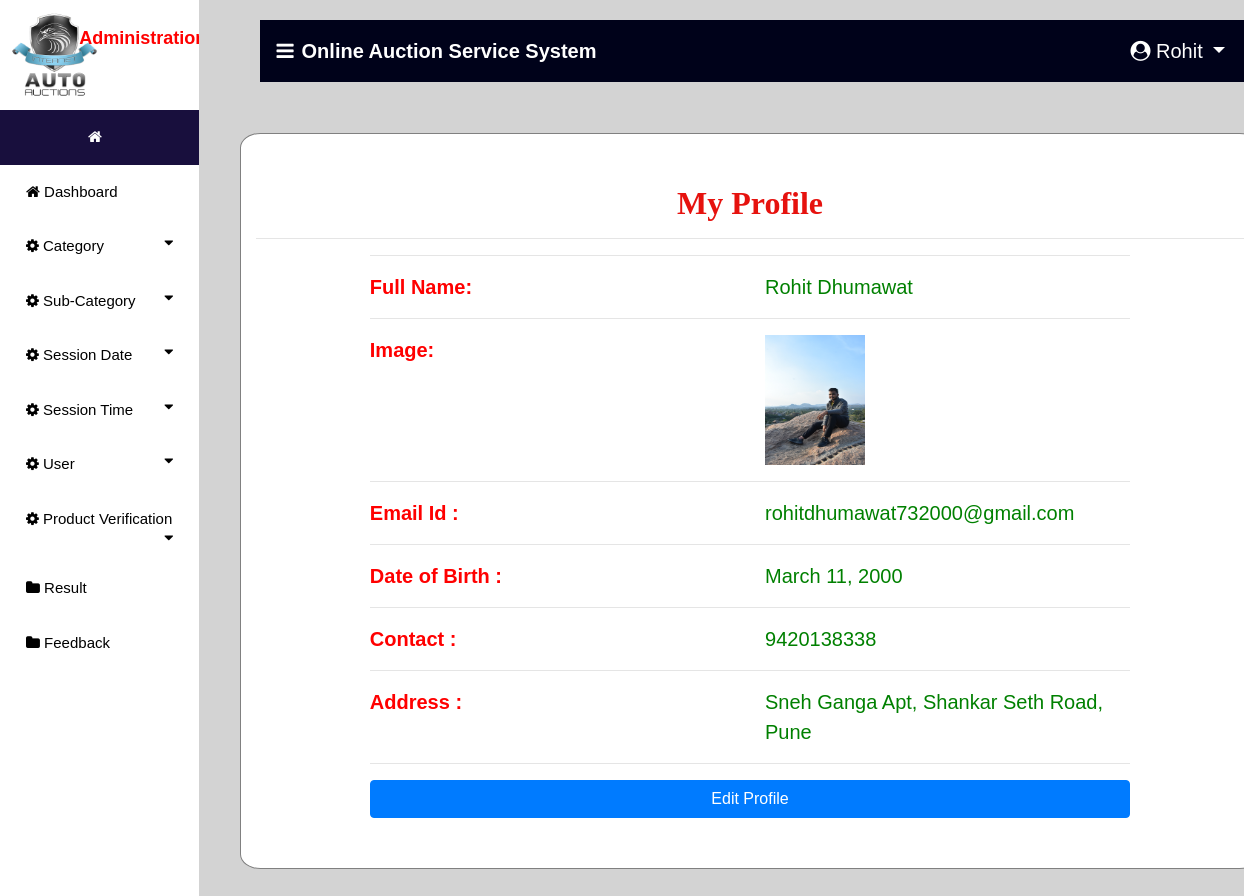
The app's page /profile (signed in) with its own data.
### auction/models.py (models this page shows, shortened)
class Auction_User(models.Model):
    user = models.ForeignKey(User,on_delete=models.CASCADE,null=True)
    dob = models.DateField(null=True)
    address = models.CharField(max_length=100,null=True)
    contact = models.CharField(max_length=10,null=True)
    image = models.FileField(null=True)
    membership = models.ForeignKey(Member_fee,on_delete=models.CASCADE,null=True)

### auction/views.py (the view)
# urls.py: path('profile', profile, name='profile'),
def profile(request):
    if not request.user.is_authenticated:
        return redirect('login_user')
    sign = 0
    user = User.objects.get(username=request.user.username)
    error = ""
    try:
        sign = Bidder.objects.get(user=user)
        if sign:
            error = "pat"
    except:
        sign = Auction_User.objects.get(user=user)
    if sign.membership.fee == "Unpaid":
        return redirect('Member_Payment_mode')
    user = User.objects.get(id=request.user.id)
    u=""
    try:
        pro = Bidder.objects.get(user=user)
        u = "member"
    except:
        pro = Auction_User.objects.get(user=user)
        u = "trainer"
    d = {'pro':pro,'error':error,"u":u,'data':sign}
    return render(request,'profile.html',d)

### auction/templates/profile.html (shortened to what this page needs)
{% extends 'navigation3.html' %}
{% load static %}
{% block body1 %}
<div class="container" style="margin-top:5%;margin-bottom:5%;background:white;border-radius:2%;border:1px solid grey">
    <h2 style="font-weight:bold;font-family : 'Monotype Corsiva' ; color : #E6120E ;margin-top:5%" align="center">My Profile</h2><hr>
<div align="left" class="container-fluid" style="width:80%;margin-bottom:5%">
    <hr><div class="row" >
        <div class="col-md-6 div2">
            <strong>Full Name:</strong>
        </div>
        <div class="col-md-6 div1">
            {{pro.user.first_name}} {{pro.user.last_name}}
        </div>
    </div><hr>
    <div class="row">
        <div class="col-md-6 div2">
            <strong>Image:</strong>
        </div>
        <div class="col-md-6">
            <img src="{{pro.image.url}}" style="width:100px;height:130px"></img>
        </div></div><hr>
    <div class="row">
        <div class="col-md-6 div2">
            <strong>Email Id :</strong>
        </div>
        <div class="col-md-6 div1">
            {{pro.user.email}}
        </div>
    </div><hr>
     <div class="row">
        <div class="col-md-6 div2">
            <strong>Date of Birth :</strong>
        </div>
        <div class="col-md-6 div1">
            {{pro.dob}}
        </div>
    </div><hr>
     <div class="row">
        <div class="col-md-6 div2">
            <strong>Contact :</strong>
        </div>
        <div class="col-md-6 div1">
            {{pro.contact}}
        </div>
     </div><hr>
    <div class="row">
        <div class="col-md-6 div2">
            <strong>Address :</strong>
        </div>
        <div class="col-md-6 div1">
            {{pro.address}}
        </div>
    </div><hr>
    <a href="{% url 'edit_profile' %}"><button class="btn btn-primary" style="width:100%">Edit Profile</button></a>
    </div></div>
{% endblock %}

### auction/templates/navigation3.html (shortened to what this page needs)
{% extends 'navigation2.html' %}
{% block body %}
<nav class="navbar navbar-expand-lg navbar-light" style="margin-left:2%;margin-top:2%;width:99%;background-color:#00021a">
  <a class="navbar-brand" href="#" style="color:white;font-weight:bold"><i class="fa fa-bars" style="margin-right:8px"></i>Online Auction Service System</a>
  <div class="collapse navbar-collapse nav justify-content-end" id="navbarNavDropdown">
      <li class="nav-item dropdown" style="margin-right:3%;color:white">
        <a class="nav-link dropdown-toggle" style="color:white;margin-left:5%" href="#" id="navbarDropdown" role="button" data-toggle="dropdown" aria-haspopup="true" aria-expanded="false">
          <i class="fa fa-user-circle"></i> {{request.user.username}}
        </a>
      </li>
  </div>
 </nav>
{% block body1 %}
{% endblock %}
{% endblock %}

### auction/templates/navigation2.html (style rules this page uses)
body { font-family: "Lato", sans-serif; }
body { margin:0;font-family:Arial }
.dropdown { float:right; }

### auction/templates/profile.html (style rules this page uses)
.div1 { color:green; }
.div2 { color:red; }

### records on screen
Auction_User: user.first_name "Rohit", user.last_name "Dhumawat", image (picture), user.email "rohitdhumawat732000@gmail.com", dob "March 11, 2000", contact "9420138338", address "Sneh Ganga Apt, Shankar Seth Road, Pune"

### other values on screen
{{ request.user.username }} "Rohit"
